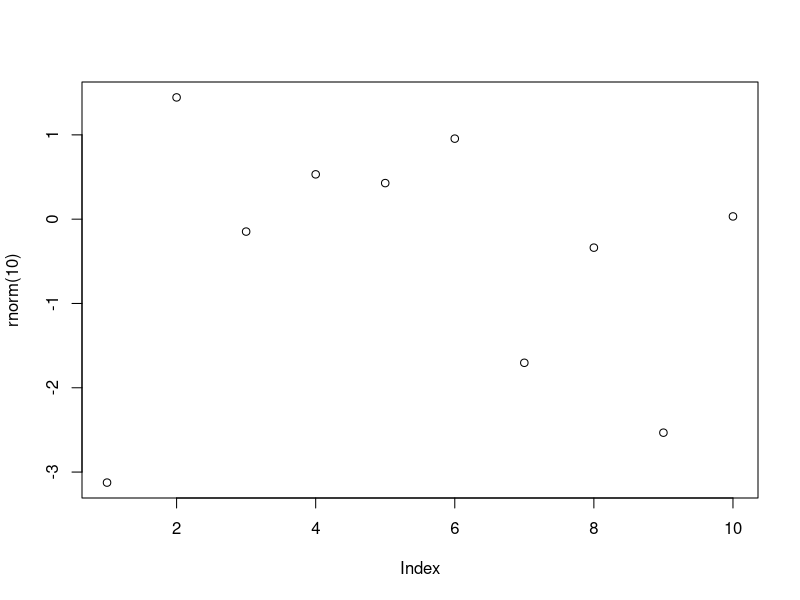

Here is the R script that generated this plot:
?sample

args(sample)
args(mean)
args(sd)

# Funções built-in (pacote base do pacote R)
abs(-43)
sum(c(1:5))
mean(c(1:5))
append(c(1:5),6)

# Funções dentro de funções
plot(rnorm(10))
